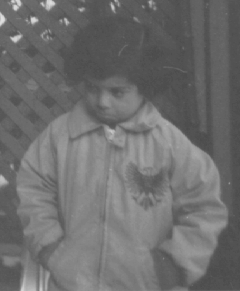
%> input picture A3/pout.tif, 240 x 291 px
$ octave A3_EnzoWeder_EqualizacaoHistograma_Mapeamento.m   (GNU Octave 9; MATLAB toolbox functions it lacks are replaced by stand-ins)
%> lines starting %> are read from the running program, lines starting %| are printed output that depends on the picture
### A3/equalize.m
function mapping = equalize(img,L)
    img = double(img)/(L-1);
    histArray = histeq(img,L)(:);
    histArray = histArray * L;

    mapping = unique(uint8(histArray));
endfunction

### A3/A3_EnzoWeder_EqualizacaoHistograma_Mapeamento.m
pkg load image
img = imread('pout.tif');
%> img is the input picture: size 291x240 uint8; min 74, max 224, mean 110.3


array = equalize(img, 256);
%> in equalize, `mapping = unique(uint8(histArray));`: mapping = 65 values from 0 to 255
%> array = 65 values from 0 to 255

heq=histeq(double(img)/255,256);
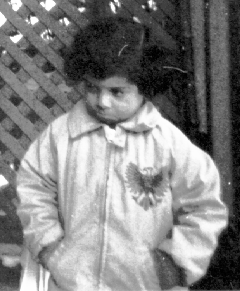
%> heq: size 291x240 double; min 0, max 1, mean 0.509

subplot(2,2,1); imshow(img); title ("Original Picture");
subplot(2,2,2); imhist(img); title ("Original Picture Histogram");
subplot(2,2,3); imshow(uint8(heq*255)); title ("Equalized Picture");
subplot(2,2,4); imhist(uint8(heq*255)); title ("Equalized Picture Histogram");
%> after `title ("Equalized Picture Histogram")`:
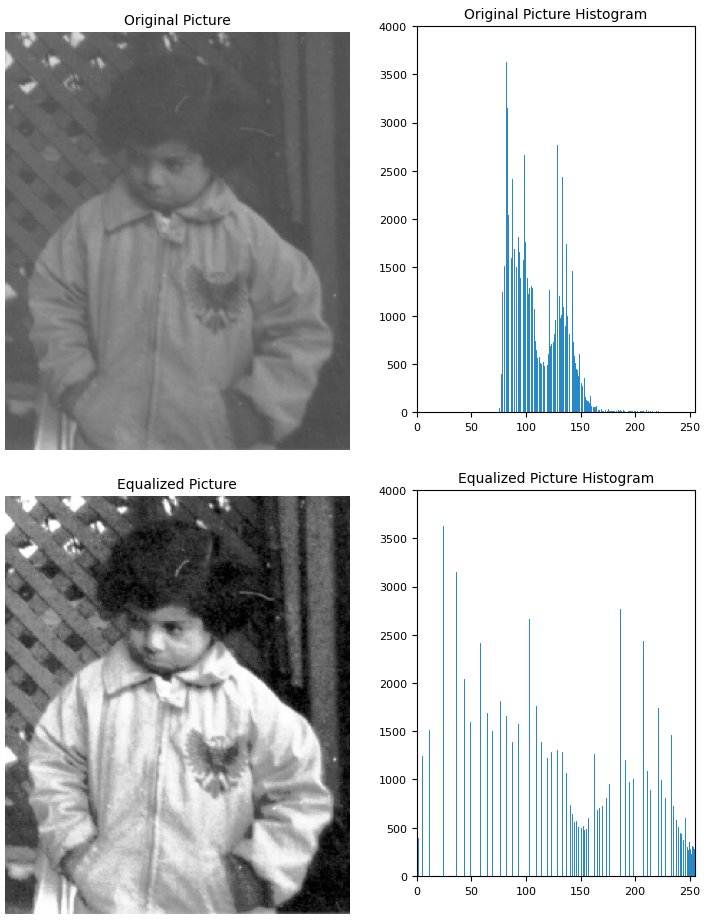
%> figure redrawn from the program's plot data, 4 panels
